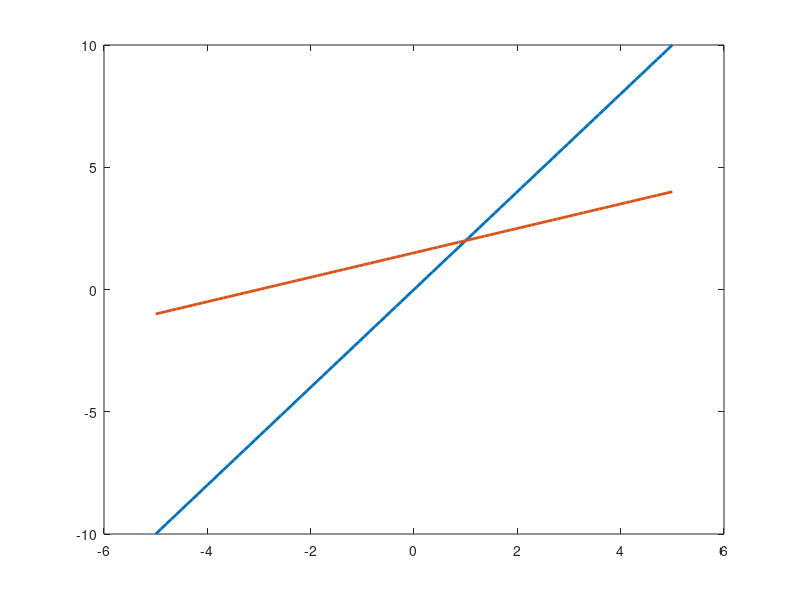

The MATLAB script that drew this image: (Note: this script raises an error after producing the figure.)
% Define the x values
x_values = linspace(-5, 5, 100);

% Equation 1: 2x - y = 0
y_values1 = 2 * x_values;

% Equation 2: -x + 2y = 3
y_values2 = (3 + x_values) / 2;

% Create the plot
figure;

plot(x_values, y_values1, 'LineWidth', 2, 'DisplayName', '2x - y = 0');
hold on;

plot(x_values, y_values2, 'LineWidth', 2, 'DisplayName', '-x + 2y = 3');

% Find intersection points using polyxpoly
[x_intersection, y_intersection] = polyxpoly(x_values, y_values1, x_values, y_values2);

% Mark the intersection points
scatter(x_intersection, y_intersection, 100, 'r', 'filled', 'MarkerEdgeColor', 'k', 'LineWidth', 2);

% Add labels and title
xlabel('x-axis');
ylabel('y-axis');
title('Graphs of Equations and Intersection Point');

% Add a grid for better readability
grid on;

% Add a legend
legend('show');

% Show the plot
hold off;
